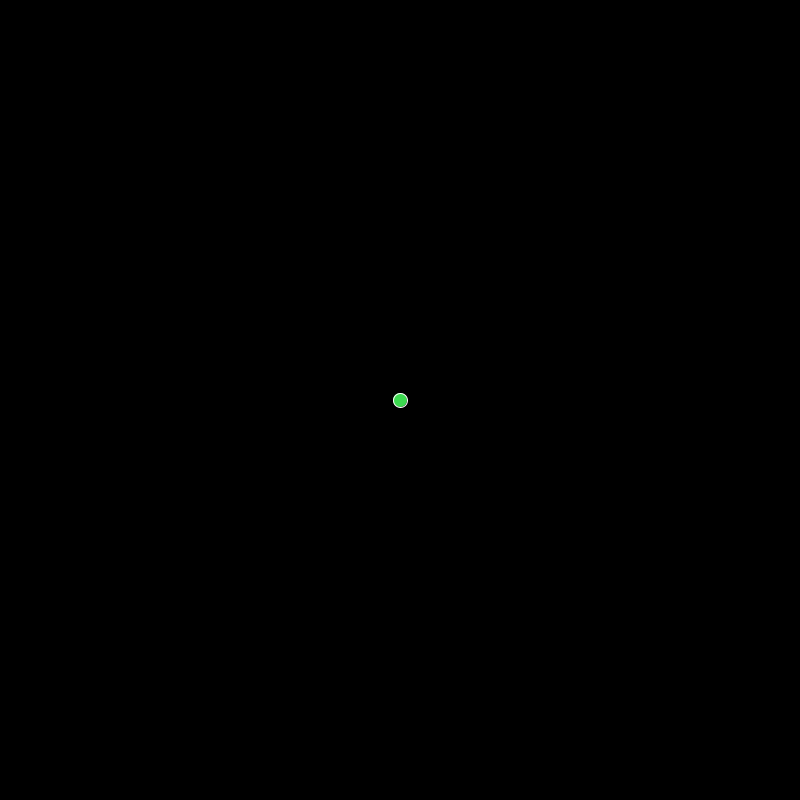
Frame 1 (no input)
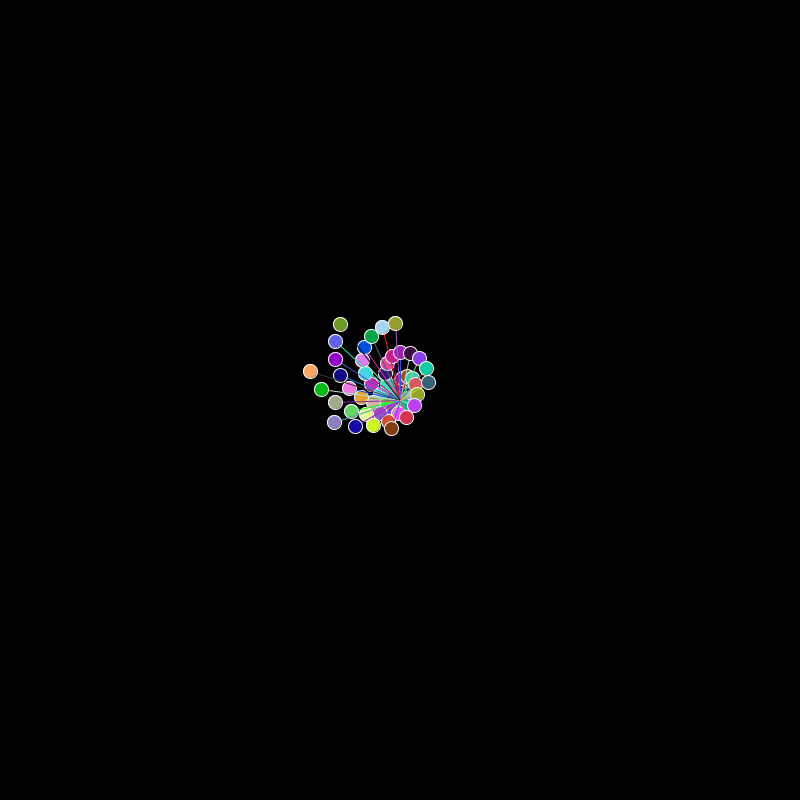
Frame 60 (the mouse pressed at the canvas centre just before this capture)
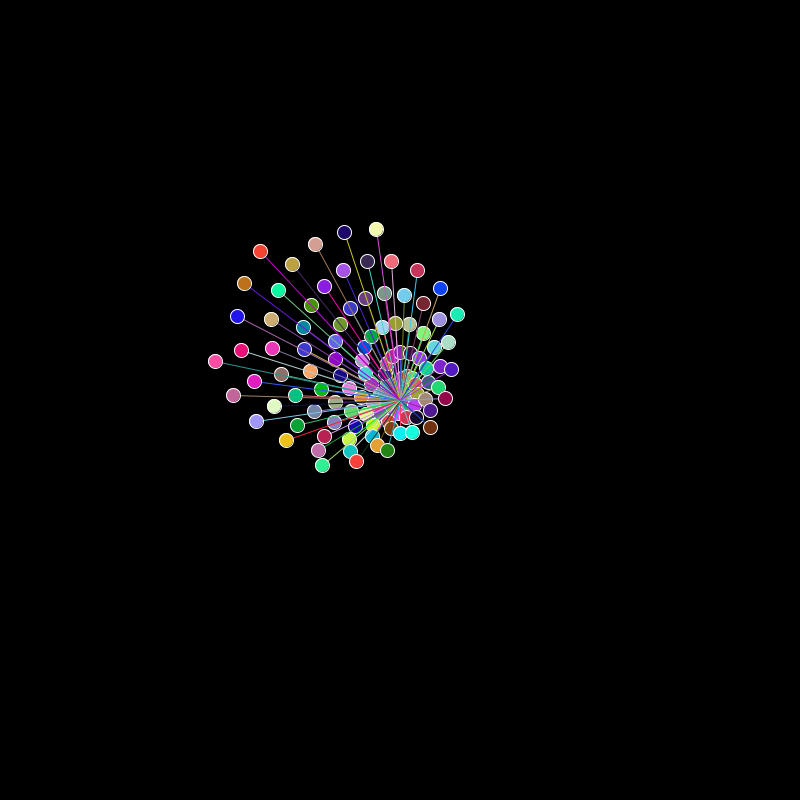
Frame 120 (the mouse held since frame 60 and released just before this capture)

The Processing sketch that drew these frames (run headless with seeded random() and noise(); from frame 60 on, the mouse is pressed at the canvas centre):

// Processing sketch: processing_69561
// ── processing_69561.pde

int x=400;
int y=400;
float angle = 0; //angle starts at 0
float speed = 1;
float speed2= 1;
float radius1 =0; 

void setup() {
  size(800, 800);
  background(0);
  smooth();
  translate(400,400); //change coordination to center

}
void draw() {
circles(); //function : draws circles from the center

}

void keyPressed(){
background(0);
  angle=0;
  speed=1;
  speed2=2;
  radius1 =0;
  x += sin(angle)  * radius1;//instead of radius, scalar will increase.
  y += cos(angle)  * radius1;//radius will increase.
  stroke(random(1, 255), random(1, 255), random(1, 255));
  line(x, y, width/2, height/2);

  fill(random(255), random(255), random(255));
  stroke(255);

  angle += speed;
  radius1 += speed2;
  ellipse(x, y, 14, 14);
}


void circles(){
  x += sin(angle)  * radius1;//radius1 will increase. (space between circles)
  y += cos(angle)  * radius1;//radius1 will increase.
  stroke(random(1, 255), random(1, 255), random(1, 255));
  line(x, y, width/2, height/2); //from center it will drawy a lines for each circles

  fill(random(255), random(255), random(255));
  stroke(255);

  angle += speed; //angle speed goes up(distance from center)
  radius1 += speed2;
  ellipse(x, y, 14, 14);
}
